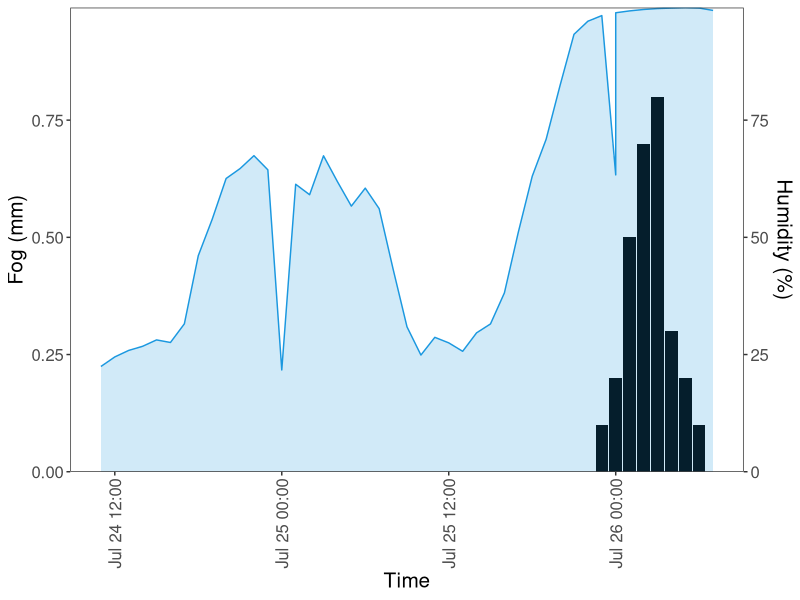

Generate this figure with R:

library(tidyverse)
library(here)

#import dataset
weather_phase1 = read.csv(here("data", "Gobabebmet_phase1.csv"),header=TRUE)

# Value used to transform the data
coeff <- 100

weather_phase1$Datetime <- as.POSIXct(weather_phase1$Datetime, format = "%m/%d/%y %H:%M")

p1 <- ggplot(weather_phase1, aes(x=Datetime)) +
  geom_bar(aes(y=Fog), stat = "identity", fill='black') +
  geom_line(aes(y=Humidity / coeff), color = "#1b98e0") +
  geom_area(aes(y=Humidity / coeff), fill = "#1b98e0", alpha=0.2) +
  ylim(0,1) +
  scale_x_datetime(labels=format("%H:%M"), expand= c(0,0)) + # expand should make it possible to remove gaps, but I'm not sure how with datetime
  xlim(c(as.POSIXct('07/24/22 11:00', format = "%m/%d/%y %H:%M"),
        as.POSIXct('07/26/22 7:00', format = "%m/%d/%y %H:%M"))) +
  scale_y_continuous(name = "Fog (mm)", sec.axis = sec_axis(~.*coeff, name="Humidity (%)"),expand=c(0,0)) +
  xlab("Time") + 
  ylab("Fog (mm)") +
  theme_bw() +
  theme(text = element_text(size = 15)) +
  theme(panel.grid.major = element_blank()) +
  theme(panel.grid.minor = element_blank()) +
  theme(axis.text.x = element_text(angle = 90, vjust = 0.5, hjust=1))
p1


